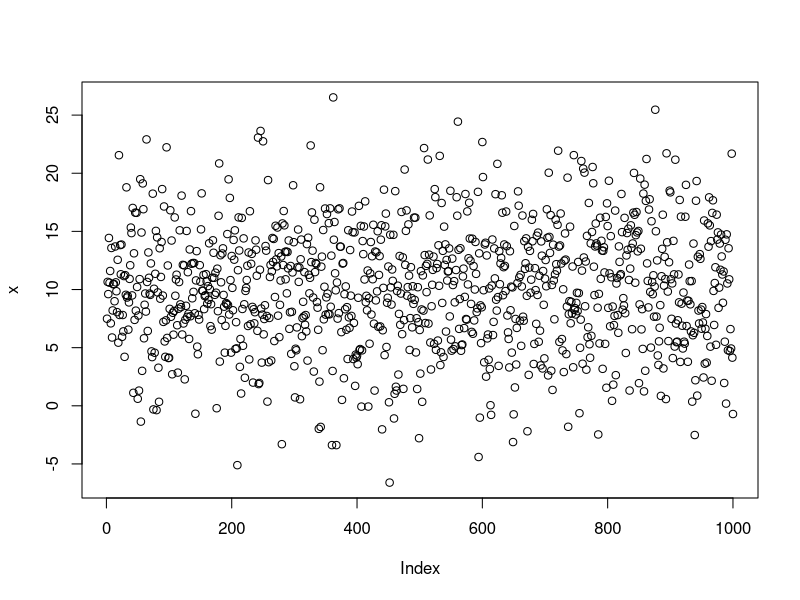
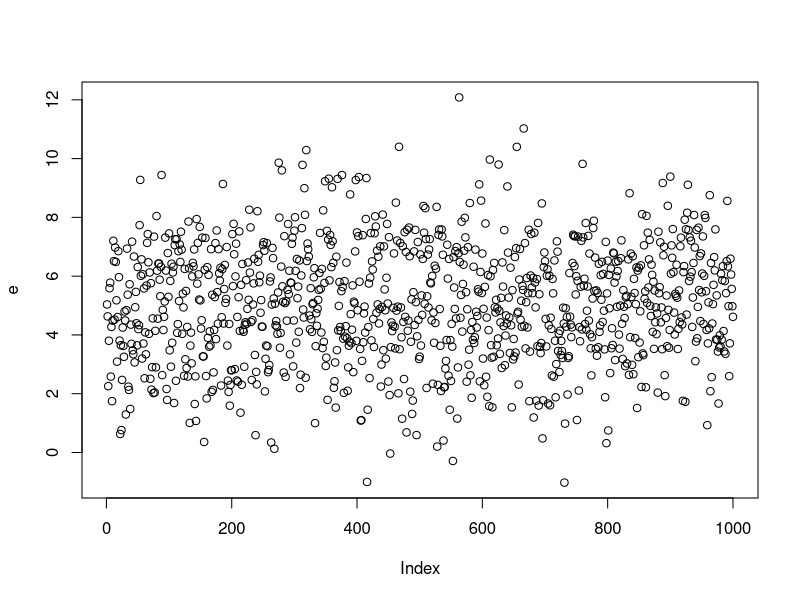
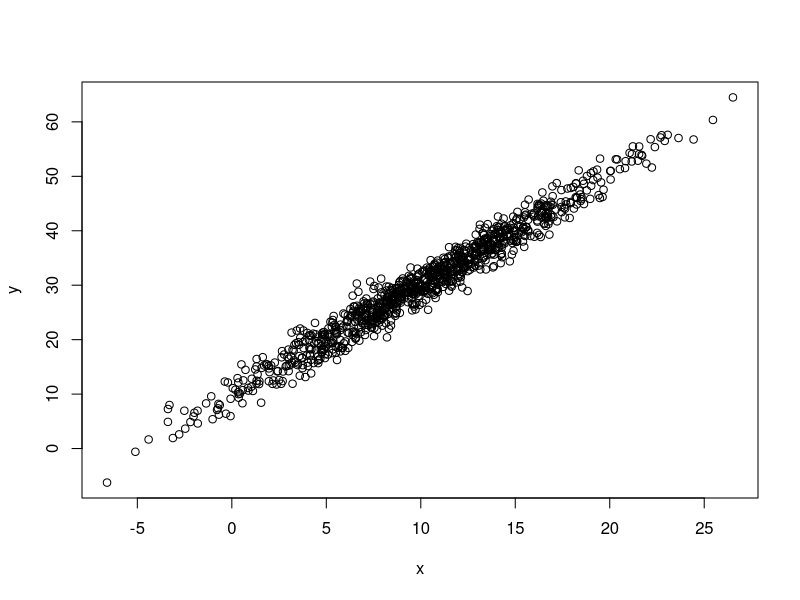
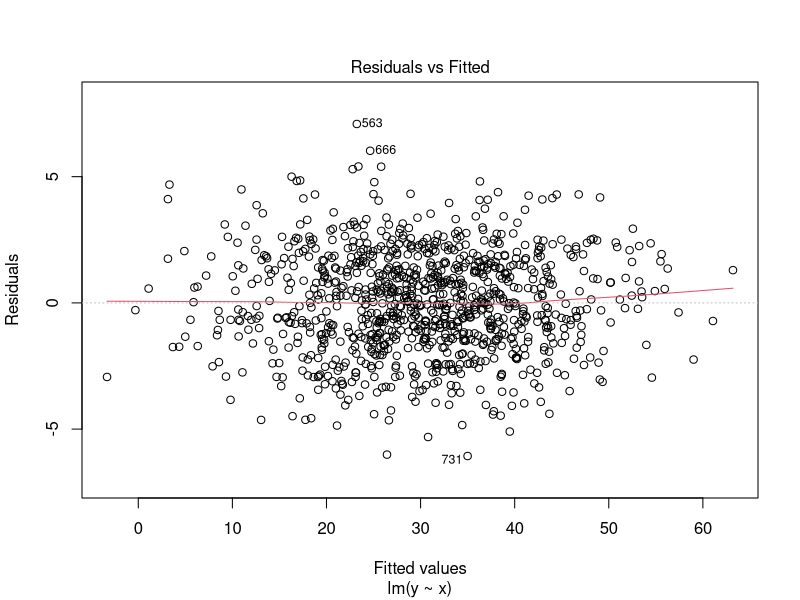
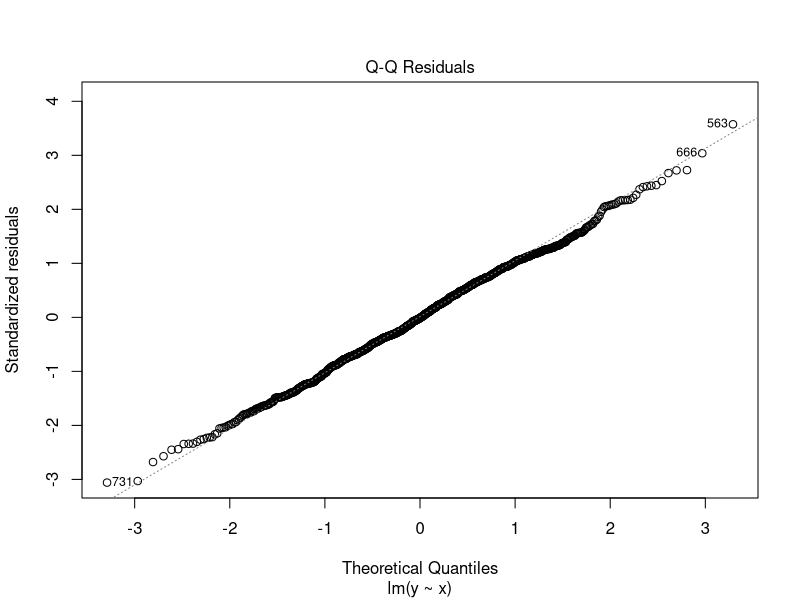
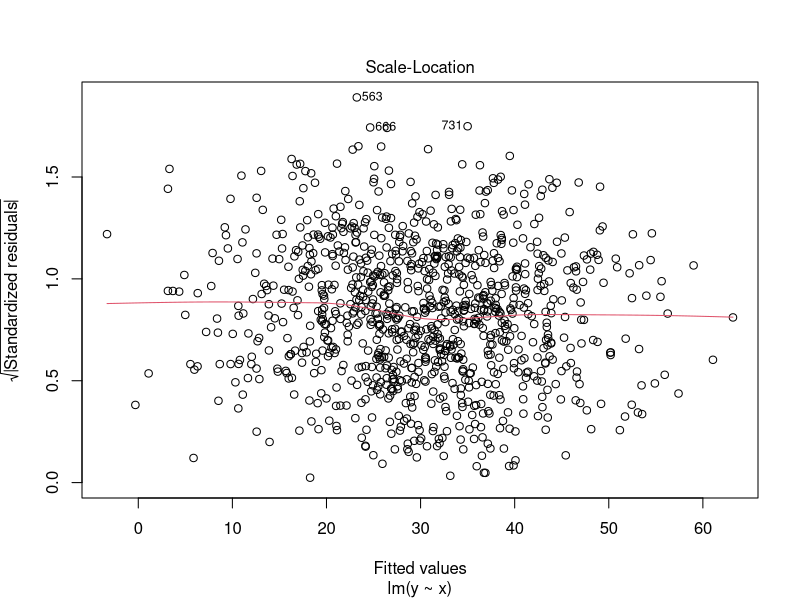
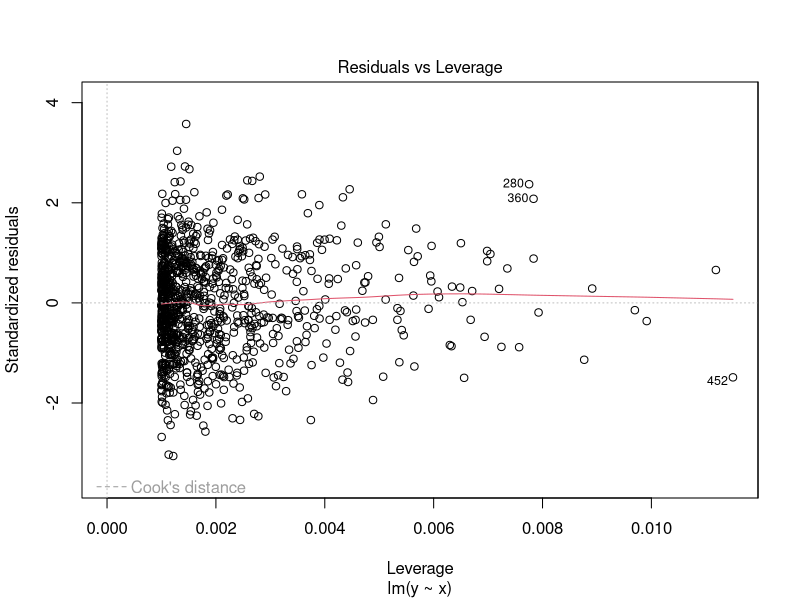

Write the R code that produced these figures, in order.
set.seed(1)
rpois(5, 2)



set.seed(10)
x <- rep(0:1, each = 5)
e <- rnorm(10, 0, 20)
y <- 0.5 + 2 * x + e


set.seed(100)
x<-rnorm(1000,10,5)

plot(x)


set.seed(10)
e<-rnorm(1000,5,2)

plot(e)


y<-5+2*x+e
plot(x,y)

z<-lm(y~x)
z


plot(z)


